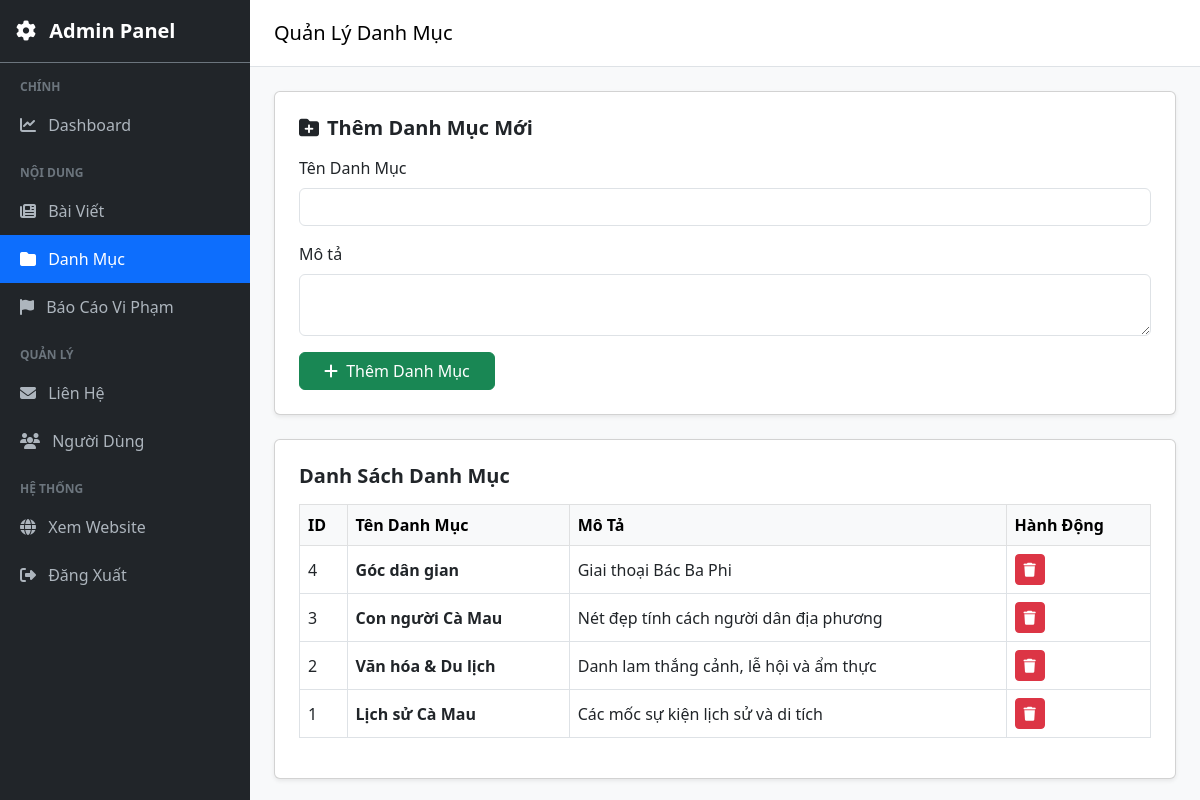
The app's page /admin/categories.php with its own data.
### tables this page shows
CREATE TABLE `categories` (
  `id` int(11) NOT NULL,
  `category_name` varchar(100) NOT NULL,
  `description` text DEFAULT NULL
);

### admin/categories.php (the view, shortened to what this page needs)
<?php
require_once '../config/db.php';
$categories = $conn->query("SELECT * FROM categories ORDER BY id DESC")->fetchAll(PDO::FETCH_ASSOC);
$page_title = "Quản Lý Danh Mục";
require_once 'admin_layout.php';
?>
<div class="card p-4 shadow-sm mb-4">
    <h5 class="mb-3 fw-bold"><i class="fa-solid fa-folder-plus me-2"></i>Thêm Danh Mục Mới</h5>
    <form method="POST">
        <div class="mb-3">
            <label class="form-label">Tên Danh Mục</label>
            <input type="text" name="category_name" class="form-control" required>
        </div>
        <div class="mb-3">
            <label class="form-label">Mô tả</label>
            <textarea name="description" class="form-control" rows="2"></textarea>
        </div>
        <button type="submit" name="add_category" class="btn btn-success px-4">
            <i class="fa-solid fa-plus me-1"></i> Thêm Danh Mục
        </button>
    </form>
</div>
<div class="card p-4 shadow-sm">
    <h5 class="mb-3 fw-bold">Danh Sách Danh Mục</h5>
    <div class="table-responsive">
        <table class="table table-bordered table-hover align-middle">
            <thead class="table-light">
                <tr>
                    <th>ID</th>
                    <th>Tên Danh Mục</th>
                    <th>Mô Tả</th>
                    <th>Hành Động</th>
                </tr>
            </thead>
            <tbody>
                <?php foreach ($categories as $cat): ?>
                <tr>
                    <td><?= $cat['id'] ?></td>
                    <td><strong><?= htmlspecialchars($cat['category_name']) ?></strong></td>
                    <td><?= htmlspecialchars($cat['description']) ?></td>
                    <td>
                        <a href="categories.php?delete=<?= $cat['id'] ?>" class="btn btn-danger btn-sm" onclick="return confirm('Ní có chắc muốn xóa không?');">
                            <i class="fa-solid fa-trash"></i>
                        </a>
                    </td>
                </tr>
                <?php endforeach; ?>
            </tbody>
        </table>
    </div>
</div>
<?php require_once 'admin_footer.php'; ?>

### admin/admin_layout.php (shortened to what this page needs)
<?php
$current_page = basename($_SERVER['PHP_SELF']);
?>
<!DOCTYPE html>
<html lang="vi">
<head>
    <link href="https://cdn.jsdelivr.net/npm/bootstrap@5.3.0/dist/css/bootstrap.min.css" rel="stylesheet">
    <link rel="stylesheet" href="https://cdnjs.cloudflare.com/ajax/libs/font-awesome/6.4.0/css/all.min.css">
</head>
<body>
<div class="d-flex">
    <nav id="sidebar">
        <div class="p-3 text-white fw-bold fs-5 border-bottom border-secondary">
            <i class="fa-solid fa-gear me-2"></i> Admin Panel
        </div>
        <div class="sidebar-heading">Chính</div>
        <ul class="nav flex-column">
            <li class="nav-item">
                <a href="index.php" class="nav-link <?= ($current_page == 'index.php') ? 'active' : '' ?>">
                    <i class="fa-solid fa-chart-line me-2"></i> Dashboard
                </a>
            </li>
        </ul>
        <div class="sidebar-heading">Nội dung</div>
        <ul class="nav flex-column">
            <li class="nav-item">
                <a href="articles.php" class="nav-link <?= (in_array($current_page, ['articles.php', 'edit_article.php'])) ? 'active' : '' ?>">
                    <i class="fa-solid fa-newspaper me-2"></i> Bài Viết
                </a>
            </li>
            <li class="nav-item">
                <a href="categories.php" class="nav-link <?= (in_array($current_page, ['categories.php', 'edit_category.php'])) ? 'active' : '' ?>">
                    <i class="fa-solid fa-folder me-2"></i> Danh Mục
                </a>
            </li>
            <li class="nav-item">
                <a href="reports.php" class="nav-link <?= ($current_page == 'reports.php') ? 'active' : '' ?>">
                    <i class="fa-solid fa-flag me-2"></i> Báo Cáo Vi Phạm
                </a>
            </li>
        </ul>
        <div class="sidebar-heading">Quản lý</div>
        <ul class="nav flex-column">
            <li class="nav-item">
                <a href="contacts.php" class="nav-link <?= ($current_page == 'contacts.php') ? 'active' : '' ?>">
                    <i class="fa-solid fa-envelope me-2"></i> Liên Hệ
                </a>
            </li>
            <li class="nav-item">
                <a href="users.php" class="nav-link <?= (in_array($current_page, ['users.php', 'edit_user.php'])) ? 'active' : '' ?>">
                    <i class="fa-solid fa-users me-2"></i> Người Dùng
                </a>
            </li>
        </ul>
        <div class="sidebar-heading">Hệ thống</div>
        <ul class="nav flex-column">
            <li class="nav-item"><a href="../index.php" class="nav-link text-info" target="_blank"><i class="fa-solid fa-globe me-2"></i> Xem Website</a></li>
            <li class="nav-item"><a href="logout.php" class="nav-link text-danger"><i class="fa-solid fa-right-from-bracket me-2"></i> Đăng Xuất</a></li>
        </ul>
    </nav>
    <div class="flex-grow-1">
        <nav class="navbar navbar-expand-lg navbar-light bg-white border-bottom px-4 py-3">
            <span class="navbar-brand mb-0 h1"><?= $page_title ?? 'Dashboard' ?></span>
        </nav>
        <div class="p-4">

### admin/admin_footer.php (shortened to what this page needs)
</div>
    </div>
</div>
</body>
</html>

### admin/admin_layout.php (style rules this page uses)
body { background-color: #f8f9fa; }
#sidebar { min-width: 250px; background: #212529; min-height: 100vh; transition: all 0.3s; }
.nav-link { color: #adb5bd !important; padding: 12px 20px; transition: 0.2s; }
.nav-link.active { background: #0d6efd !important; color: #fff !important; }
.sidebar-heading { color: #6c757d; font-size: 0.75rem; text-transform: uppercase; padding: 15px 20px 5px; font-weight: bold; }

### records on screen
categories: id "4", category_name "Góc dân gian", description "Giai thoại Bác Ba Phi"
categories: id "3", category_name "Con người Cà Mau", description "Nét đẹp tính cách người dân địa phương"
categories: id "2", category_name "Văn hóa & Du lịch", description "Danh lam thắng cảnh, lễ hội và ẩm thực"
categories: id "1", category_name "Lịch sử Cà Mau", description "Các mốc sự kiện lịch sử và di tích"

### other values on screen
$page_title "Quản Lý Danh Mục"
